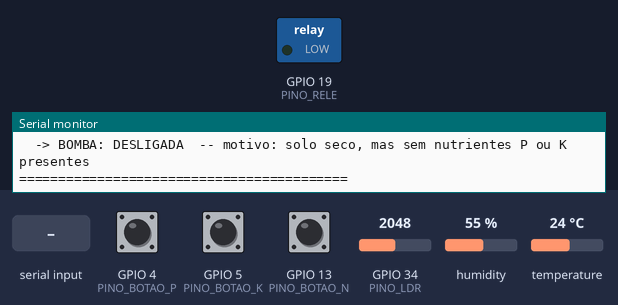
Bench run of a sketch on a simulated ESP32. On the bench: switched loads named in the sketch (green lamp = pin HIGH), the last lines printed to the serial monitor. The inputs (shaded band) are chosen by the test bench; at power-on: GPIO 4 (PINO_BOTAO_P) HIGH, humidity 55 %, GPIO 34 (PINO_LDR) = 2048, GPIO 5 (PINO_BOTAO_K) HIGH, GPIO 13 (PINO_BOTAO_N) HIGH, temperature 24 °C.

Above: at 2.8 s.
2.9 s: GPIO 4 (PINO_BOTAO_P) pulled LOW for 2.35 s
At 5.4 s:
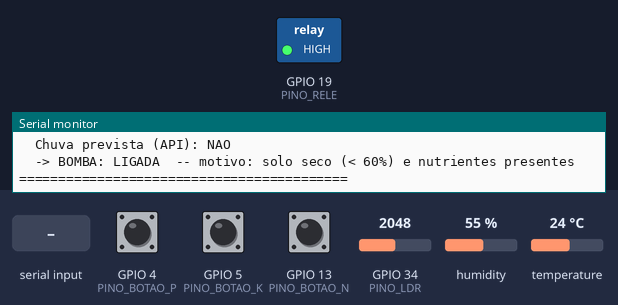
7.6 s: humidity set to 68 %
11.6 s: GPIO 34 (PINO_LDR) set to 2866
14.3 s: GPIO 5 (PINO_BOTAO_K) pulled LOW for 2.35 s
18.1 s: GPIO 13 (PINO_BOTAO_N) pulled LOW for 2.35 s
21.9 s: "1\n" received over Serial
Timing chart, 0 to 24.9 s (numbered marks = the images above; inputs shaded):
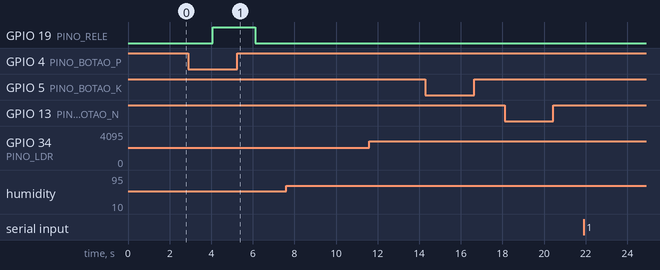

The sketch:

irrigacao_esp32.ino
```cpp
// ============================================================
// FarmTech Solutions — Sistema de Irrigação Inteligente
// FIAP — Fase 2 | Simulação no Wokwi com ESP32
// ============================================================

#include <DHT.h>

// ── Definições de pinos ──────────────────────────────────────
#define PINO_BOTAO_N   13   // Nutriente N (INPUT_PULLUP — LOW = pressionado)
#define PINO_BOTAO_P    4   // Nutriente P (INPUT_PULLUP — LOW = pressionado)
#define PINO_BOTAO_K    5   // Nutriente K (INPUT_PULLUP — LOW = pressionado)
#define PINO_LDR       34   // LDR representa o pH do solo (leitura analógica)
#define PINO_DHT       18   // DHT22 representa a umidade do solo
#define PINO_RELE      19   // Relé que controla a bomba d'água

#define DHTTYPE DHT22

// ── Objeto do sensor DHT ─────────────────────────────────────
DHT dht(PINO_DHT, DHTTYPE);

// ── Variáveis globais de estado ──────────────────────────────
bool nutriente_N       = false;  // Nitrogênio presente no solo
bool nutriente_P       = false;  // Fósforo presente no solo
bool nutriente_K       = false;  // Potássio presente no solo
float ph_solo          = 7.0;    // pH calculado a partir do LDR
float umidade_solo     = 0.0;    // Umidade lida pelo DHT22
bool bomba_ligada      = false;  // Estado atual da bomba
bool chuva_prevista    = false;  // Atualizado via Serial (API de clima)
bool umidade_override_ativo = false;  // true quando umidade foi injetada via Serial
bool ph_override_ativo      = false;  // true quando pH foi injetado via Serial

// ─────────────────────────────────────────────────────────────
// Lê os três botões e os dois sensores; atualiza as variáveis globais
// ─────────────────────────────────────────────────────────────
void ler_sensores() {
  // Botões — sempre lê
  int leitura_N = digitalRead(PINO_BOTAO_N);
  int leitura_P = digitalRead(PINO_BOTAO_P);
  int leitura_K = digitalRead(PINO_BOTAO_K);

  Serial.print(">>> DEBUG Botões | raw N=");
  Serial.print(leitura_N);
  Serial.print(" P=");
  Serial.print(leitura_P);
  Serial.print(" K=");
  Serial.println(leitura_K);

  nutriente_N = (leitura_N == LOW);
  nutriente_P = (leitura_P == LOW);
  nutriente_K = (leitura_K == LOW);

  // pH — só lê do LDR se não houver override
  if (!ph_override_ativo) {
    int valor_ldr = analogRead(PINO_LDR);
    ph_solo = (float)map(valor_ldr, 0, 4095, 0, 14);
  }

  // Umidade — só lê do DHT se não houver override
  if (!umidade_override_ativo) {
    float leitura = dht.readHumidity();
    if (!isnan(leitura)) {
      umidade_solo = leitura;
    }
  }
}

// ─────────────────────────────────────────────────────────────
// Verifica mensagens chegando pela porta Serial
// '1'/'0' → chuva | 'u<val>' → umidade manual | 'p<val>' → pH manual
// ─────────────────────────────────────────────────────────────
void processar_serial() {
  if (!Serial.available()) return;

  String comando = Serial.readStringUntil('\n');
  comando.trim();

  if (comando.length() == 0) return;

  if (comando == "1") {
    chuva_prevista = true;
    Serial.println(">>> Chuva prevista: ATIVADA");
    return;
  }
  if (comando == "0") {
    chuva_prevista = false;
    Serial.println(">>> Chuva prevista: DESATIVADA");
    return;
  }

  if (comando.startsWith("u") || comando.startsWith("U")) {
    float valor = comando.substring(1).toFloat();
    if (valor >= 0 && valor <= 100) {
      umidade_solo = valor;
      umidade_override_ativo = true;
      Serial.print(">>> Umidade definida manualmente: ");
      Serial.print(valor);
      Serial.println("%");
    } else {
      Serial.println(">>> ERRO: umidade deve ser entre 0 e 100");
    }
    return;
  }

  if (comando.startsWith("p") || comando.startsWith("P")) {
    float valor = comando.substring(1).toFloat();
    if (valor >= 0 && valor <= 14) {
      ph_solo = valor;
      ph_override_ativo = true;
      Serial.print(">>> pH definido manualmente: ");
      Serial.println(valor);
    } else {
      Serial.println(">>> ERRO: pH deve ser entre 0 e 14");
    }
    return;
  }

  Serial.print(">>> Comando desconhecido: ");
  Serial.println(comando);
}

// ─────────────────────────────────────────────────────────────
// Aplica as regras de irrigação e aciona o relé
// Retorna a string com o motivo da decisão para o relatório
// ─────────────────────────────────────────────────────────────
String decidir_bomba() {
  String motivo = "";

  // Regra 1 — chuva prevista: economizar água
  if (chuva_prevista) {
    bomba_ligada = false;
    motivo = "chuva prevista — irrigação desnecessária";

  // Regra 2 — pH fora da faixa ideal para soja (5.5 a 7.0)
  } else if (ph_solo < 5.5 || ph_solo > 7.0) {
    bomba_ligada = false;
    motivo = "ALERTA: pH fora da faixa ideal para soja — corrigir solo";
    Serial.println("!! ALERTA: pH fora da faixa ideal para soja — corrigir solo !!");

  // Regra 3 — solo já úmido o suficiente
  } else if (umidade_solo >= 70.0) {
    bomba_ligada = false;
    motivo = "solo já úmido (>= 70%)";

  // Regra 4 — solo seco e ao menos um nutriente P ou K presente
  } else if (umidade_solo < 60.0 && (nutriente_P || nutriente_K)) {
    bomba_ligada = true;
    motivo = "solo seco (< 60%) e nutrientes presentes";

  // Regra 5a — solo seco (<60%) mas sem nutrientes P ou K disponíveis
  } else if (umidade_solo < 60.0 && !nutriente_P && !nutriente_K) {
    bomba_ligada = false;
    motivo = "solo seco, mas sem nutrientes P ou K presentes";

  // Regra 5b — zona intermediária (60-70%): mantém estado anterior (histerese)
  } else {
    motivo = "umidade intermediária (60-70%) — mantendo estado anterior";
    // bomba_ligada não é alterada (histerese simples)
  }

  // Aciona o pino do relé conforme a decisão
  digitalWrite(PINO_RELE, bomba_ligada ? HIGH : LOW);

  return motivo;
}

// ─────────────────────────────────────────────────────────────
// Imprime o relatório formatado no Monitor Serial
// ─────────────────────────────────────────────────────────────
void imprimir_estado(String motivo) {
  unsigned long segundos = millis() / 1000;

  Serial.println("==========================================");
  Serial.print("  Leitura [");
  Serial.print(segundos);
  Serial.println("s]");
  Serial.println("==========================================");

  // Nutrientes
  Serial.print("  N: ");
  Serial.print(nutriente_N ? "SIM" : "NAO");
  Serial.print(" | P: ");
  Serial.print(nutriente_P ? "SIM" : "NAO");
  Serial.print(" | K: ");
  Serial.println(nutriente_K ? "SIM" : "NAO");

  // pH
  Serial.print("  pH: ");
  Serial.println(ph_solo, 2);

  // Umidade
  Serial.print("  Umidade: ");
  Serial.print(umidade_solo, 1);
  Serial.println("%");

  // Chuva prevista
  Serial.print("  Chuva prevista (API): ");
  Serial.println(chuva_prevista ? "SIM" : "NAO");

  // Decisão da bomba
  Serial.print("  -> BOMBA: ");
  Serial.print(bomba_ligada ? "LIGADA" : "DESLIGADA");
  Serial.print("  -- motivo: ");
  Serial.println(motivo);

  Serial.println("==========================================");
  Serial.println();
}

// ─────────────────────────────────────────────────────────────
// Setup: configura pinos e inicia comunicações
// ─────────────────────────────────────────────────────────────
void setup() {
  Serial.begin(115200);

  // Botões com pull-up interno
  pinMode(PINO_BOTAO_N, INPUT_PULLUP);
  pinMode(PINO_BOTAO_P, INPUT_PULLUP);
  pinMode(PINO_BOTAO_K, INPUT_PULLUP);

  // Relé começa desligado
  pinMode(PINO_RELE, OUTPUT);
  digitalWrite(PINO_RELE, LOW);

  pinMode(PINO_DHT, INPUT_PULLUP);
  dht.begin();
  Serial.println("DHT22 inicializado no pino " + String(PINO_DHT));

  Serial.println("FarmTech Solutions — Sistema de Irrigacao Iniciado");
  Serial.println("Comandos disponiveis no Serial Monitor:");
  Serial.println("  1       -> ativar chuva prevista");
  Serial.println("  0       -> desativar chuva prevista");
  Serial.println("  u<val>  -> definir umidade manual (ex: u40)");
  Serial.println("  p<val>  -> definir pH manual (ex: p6.5)");
  Serial.println();
}

// ─────────────────────────────────────────────────────────────
// Loop principal: executa a cada 2 segundos
// ─────────────────────────────────────────────────────────────
void loop() {
  processar_serial();
  ler_sensores();
  String motivo = decidir_bomba();
  imprimir_estado(motivo);

  delay(2000); // DHT22 exige pelo menos 2 s entre leituras
}
```

Measured:
- after the input at 2.9 s, GPIO 19 (PINO_RELE): LOW → HIGH after 1.2 s, → LOW 2.0 s later
